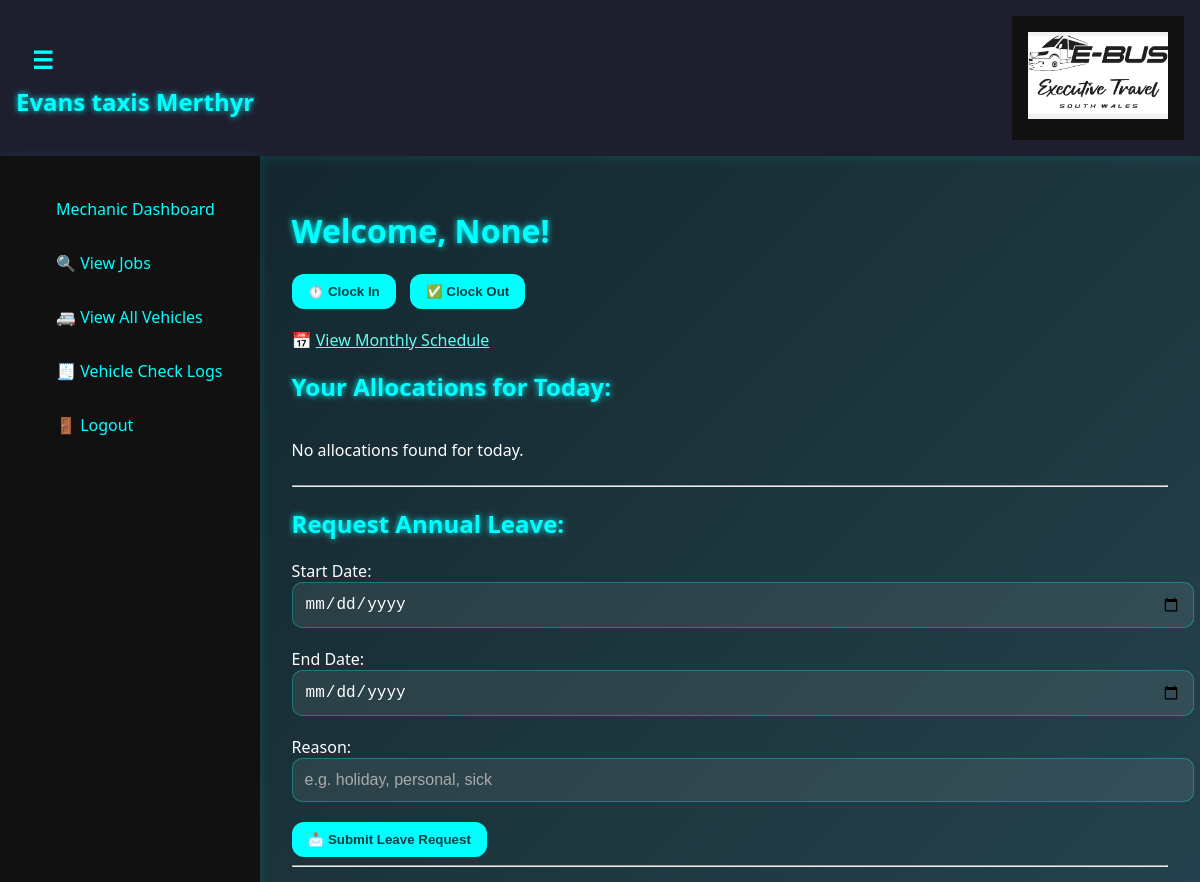
Page /staff-dashboard (signed in, upper part) on the earlier database version.
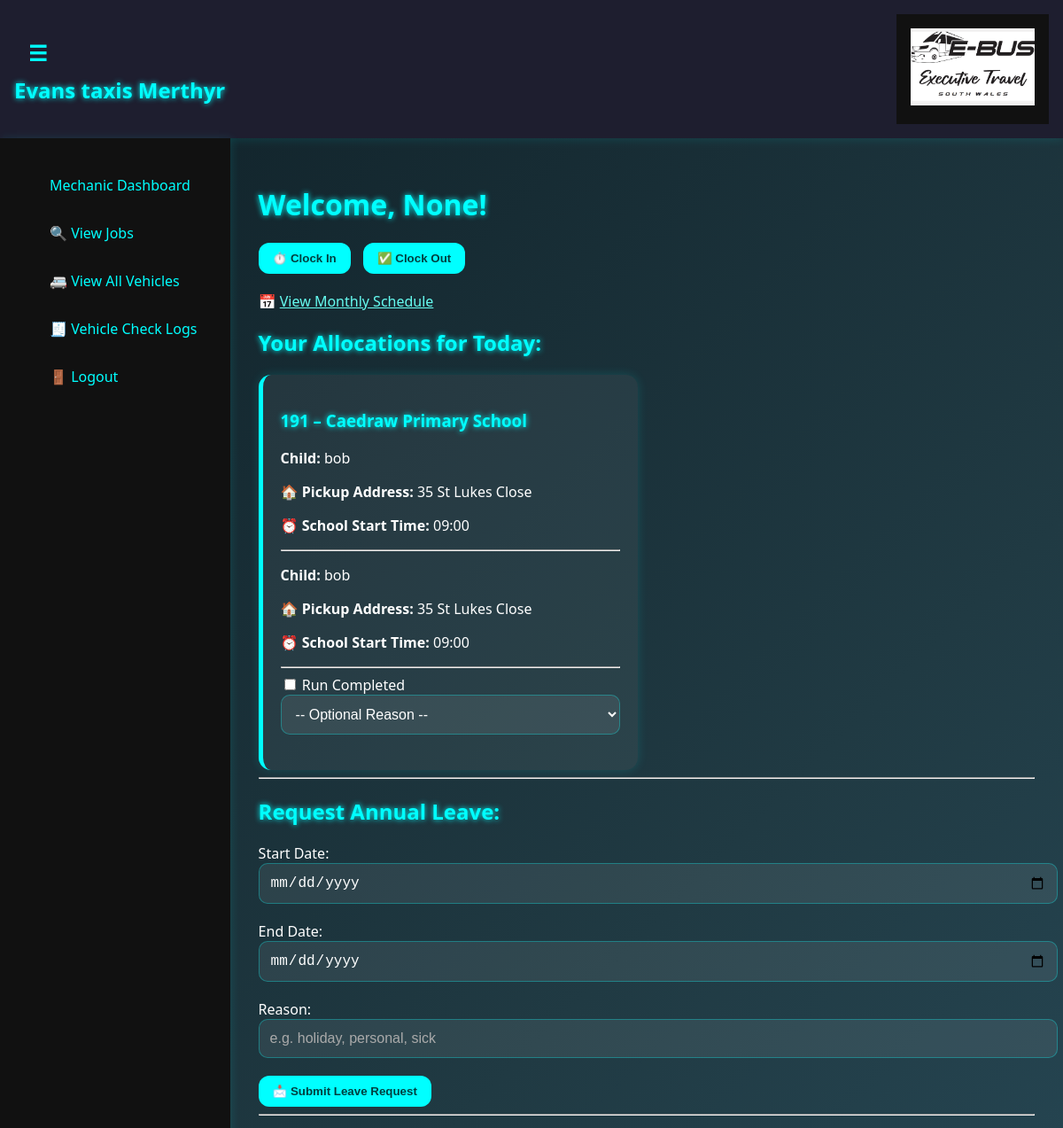
Same page on the later database version.
### model.py (models this page shows)
class DriverAllocation(db.Model):
    __tablename__ = 'driver_allocation'
    id = db.Column(db.Integer, primary_key=True)
    contract_number = db.Column(db.String(100), nullable=False)
    contract_id = db.Column(db.Integer, db.ForeignKey('contract.id'))
    driver_id = db.Column(db.Integer, db.ForeignKey('drivers.id'))
    escort_id = db.Column(db.Integer, db.ForeignKey('escorts.id'), nullable=True)
    driver_shift = db.Column(db.String(20))
    escort_shift = db.Column(db.String(20), nullable=True)
    contract_days = db.Column(db.String(100), nullable=True)
    repeat_all_week = db.Column(db.Boolean, default=False)
    contract_date = db.Column(db.Date, nullable=True)
    driver = db.relationship('Driver', backref='allocations')
    escort = db.relationship('Escort', backref='allocations')
    contract = db.relationship('Contract', backref='allocations')

class Contract(db.Model):
    id = db.Column(db.Integer, primary_key=True)
    contract_number = db.Column(db.String(100), unique=True, nullable=False)
    school_name = db.Column(db.String(100), nullable=False)
    school_start_time = db.Column(db.Time, nullable=False)
    school_finish_time = db.Column(db.Time, nullable=False)
    children = db.relationship('Child', backref='contract', cascade="all, delete-orphan")
    route_start_time = db.Column(db.Time)
    route_finish_time = db.Column(db.Time)
    required_vehicle_size = db.Column(db.String(50))
    commute_time = db.Column(db.Integer)
    school_postcode = db.Column(db.String(20), nullable=True)
    escort_required = db.Column(db.Boolean, default=False)

class Child(db.Model):
    id = db.Column(db.Integer, primary_key=True)
    name = db.Column(db.String(100), nullable=False)
    address = db.Column(db.String(200), nullable=False)
    contract_id = db.Column(db.Integer, db.ForeignKey('contract.id'), nullable=False)
    child_postcode = db.Column(db.String(20))

### app.py (the view)
@app.route('/staff-dashboard')
@login_required
def staff_dashboard():
    today = date.today()
    weekday_name = today.strftime('%A')
    role = 'driver' if isinstance(current_user, Driver) else 'escort'
    staff_id = current_user.id
    one_time_allocs = DriverAllocation.query.filter_by(contract_date=today).all()
    repeat_allocs = []
    for alloc in DriverAllocation.query.filter_by(repeat_all_week=True).all():
        if alloc.contract_days:
            days_list = [d.strip() for d in alloc.contract_days.split(',')]
            if weekday_name in days_list:
                repeat_allocs.append(alloc)
    all_allocs = one_time_allocs + repeat_allocs
    allocations = []
    for alloc in all_allocs:
        if role == 'driver' and alloc.driver_id == staff_id:
            allocations.append(alloc)
        elif role == 'escort' and alloc.escort_id == staff_id:
            allocations.append(alloc)
    on_leave = Leave.query.filter(
        Leave.person_type == role,
        Leave.person_id == staff_id,
        Leave.approved == True,
        Leave.start_date <= today,
        Leave.end_date >= today
    ).first()
    if on_leave:
        allocations = []  # Hide all schedule if on leave
    approved_leaves = Leave.query.filter_by(
        person_type=role,
        person_id=staff_id,
        approved=True
    ).all()
    pending_leaves = Leave.query.filter_by(
        person_type=role,
        person_id=staff_id,
        approved=None
    ).all()
    declined_leaves = Leave.query.filter_by(
        person_type=role,
        person_id=staff_id,
        approved=False
    ).all()
    start_of_week = today - timedelta(days=today.weekday())  # Monday
    week_allocations = {}
    for i in range(5):  # Mon to Fri
        day = start_of_week + timedelta(days=i)
        weekday = day.strftime('%A')
        daily_one_time = DriverAllocation.query.filter_by(contract_date=day).all()
        daily_repeat = []
        for alloc in DriverAllocation.query.filter_by(repeat_all_week=True).all():
            if alloc.contract_days and weekday in [d.strip() for d in alloc.contract_days.split(',')]:
                daily_repeat.append(alloc)
        daily_all = daily_one_time + daily_repeat
        staff_day_allocs = []
        for alloc in daily_all:
            if role == 'driver' and alloc.driver_id == staff_id:
                staff_day_allocs.append(alloc)
            elif role == 'escort' and alloc.escort_id == staff_id:
                staff_day_allocs.append(alloc)
        week_allocations[day] = staff_day_allocs
    return render_template(
        'staff_dashboard.html',
        user=current_user,
        role=role,
        today=today,
        allocations=allocations,
        approved_leaves=approved_leaves,
        pending_leaves=pending_leaves,
        declined_leaves=declined_leaves,
        week_allocations=week_allocations,
        on_leave=on_leave
    )

### app.py (called while the page is built)
@login_manager.user_loader
def load_user(user_id):
    role, id = user_id.split(':')
    if role == 'driver':
        return Driver.query.get(int(id))
    elif role == 'escort':
        return Escort.query.get(int(id))
    elif role == 'manager':
        return Manager.query.get(int(id))
    elif role == 'mechanic':
        return Mechanic.query.get(int(id))
    return None

@app.context_processor
def inject_today():
    return {'today': date.today()}

@app.before_request
def before_request_func():
    if db.engine.url.drivername == 'sqlite':
        db.session.execute(text('PRAGMA foreign_keys = ON'))

### templates/staff_dashboard.html (shortened to what this page needs)
{% extends "base.html" %}
{% block content %}
<h1>Welcome, {{ user.name }}!</h1>
<div style="margin-bottom: 20px;">
    <form action="{{ url_for('clock_in') }}" method="POST" style="display:inline;">
        <button type="submit">⏱️ Clock In</button>
    </form>
    <form action="{{ url_for('clock_out') }}" method="POST" style="display:inline; margin-left: 10px;">
        <button type="submit">✅ Clock Out</button>
    </form>
</div>
<p>
    📅 <a href="{{ url_for('staff_calendar') }}">View Monthly Schedule</a>
</p>
<h2>Your Allocations for Today:</h2>
<div class="card-grid">
{% for alloc in allocations %}
    <div class="shift-card {{ alloc.driver_shift|lower }}">
        <h3>{{ alloc.contract.contract_number }} – {{ alloc.contract.school_name }}</h3>
        {% for child in alloc.contract.children %}
            <p><strong>Child:</strong> {{ child.name }}</p>
            {% if alloc.driver_shift == 'AM' %}
                <p>🏠 <strong>Pickup Address:</strong> {{ child.address }}</p>
                <p>⏰ <strong>School Start Time:</strong> {{ alloc.contract.school_start_time.strftime('%H:%M') }}</p>
            {% elif alloc.driver_shift == 'PM' %}
                <p>⏰ <strong>School Finish Time:</strong> {{ alloc.contract.school_finish_time.strftime('%H:%M') }}</p>
                <p>🚗 <strong>Drop-off Address:</strong> {{ child.address }}</p>
            {% endif %}
            <hr>
        {% endfor %}
        <form method="POST" action="{{ url_for('submit_run_status') }}">
            <label>
                <input type="checkbox" name="completed" onchange="this.form.submit()"> Run Completed
            </label>
            <select name="reason" onchange="this.form.submit()">
                <option value="">-- Optional Reason --</option>
            </select>
        </form>
    </div>
{% else %}
    <p>No allocations found for today.</p>
{% endfor %}
</div>
<hr>
<h2>Request Annual Leave:</h2>
<form action="{{ url_for('submit_leave_request') }}" method="POST">
    <label for="start_date">Start Date:</label>
    <input type="date" name="start_date" required>
    <label for="end_date">End Date:</label>
    <input type="date" name="end_date" required>
    <label for="reason">Reason:</label>
    <input type="text" name="reason" placeholder="e.g. holiday, personal, sick">
    <button type="submit">📩 Submit Leave Request</button>
</form>
<hr>
{% endblock %}

Differences in the rows shown:
added DriverAllocation: contract.contract_number "191", contract.school_name "Caedraw Primary School"
now on this page (row edited): Child: name "bob", address "35 St Lukes Close"
now on this page (row edited): Contract: contract.school_start_time "09:00"
now on this page (row edited): Child: name "bob", address "35 St Lukes Close"
Other differences:
text no longer shown: "No allocations found for today."
